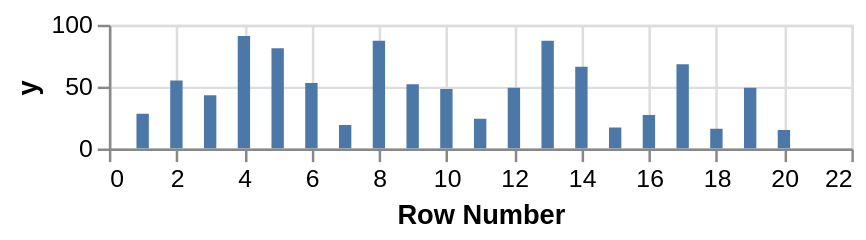

Specify this chart in Vega-Lite:
### Vega-Lite specification from a JSON file in a GitHub repository (floating-point values rounded to 4 significant figures)
{"$schema": "https://vega.github.io/schema/vega-lite/v2.json", "description": "Bar graph showing the row number for each of the cells", "width": 300, "height": 50, "data": {"values": [{"y": 28}, {"y": 55}, {"y": 43}, {"y": 91}, {"y": 81}, {"y": 53}, {"y": 19}, {"y": 87}, {"y": 52}, {"y": 48}, {"y": 24}, {"y": 49}, {"y": 87}, {"y": 66}, {"y": 17}, {"y": 27}, {"y": 68}, {"y": 16}, {"y": 49}, {"y": 15}]}, "layer": [{"transform": [{"calculate": "datum.y - 50", "as": "ny"}, {"window": [{"op": "row_number", "as": "RowNumber"}]}], "mark": {"type": "bar", "clip": true}, "encoding": {"x": {"field": "RowNumber", "type": "quantitative", "axis": {"title": "Row Number"}}, "y": {"field": "y", "type": "quantitative", "axis": {"title": "y"}}}}]}
